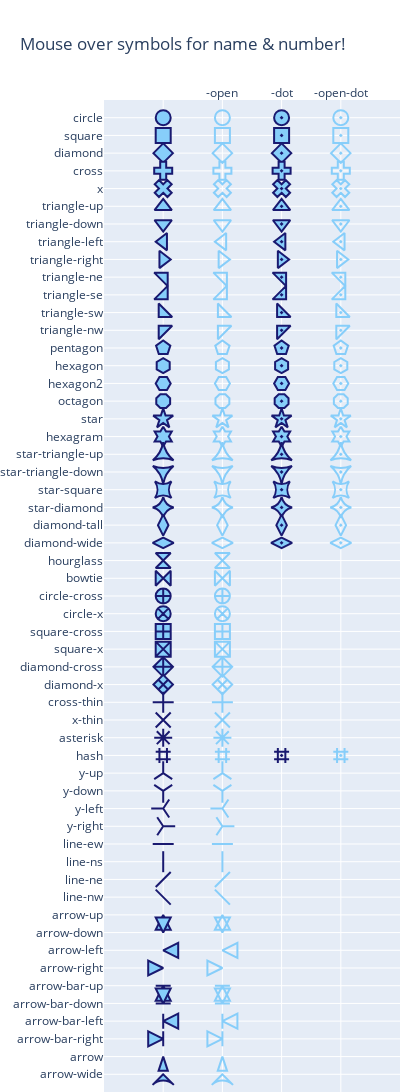

Notebook code cell kept with this figure:
### Code cell
import plotly.graph_objects as go
from plotly.validators.scatter.marker import SymbolValidator

raw_symbols = SymbolValidator().values
namestems = []
namevariants = []
symbols = []
for i in range(0,len(raw_symbols),3):
    name = raw_symbols[i+2]
    symbols.append(raw_symbols[i])
    namestems.append(name.replace("-open", "").replace("-dot", ""))
    namevariants.append(name[len(namestems[-1]):])


fig = go.Figure(go.Scatter(mode="markers", x=namevariants, y=namestems, marker_symbol=symbols,
                           marker_line_color="midnightblue", marker_color="lightskyblue",
                           marker_line_width=2, marker_size=15,
                           hovertemplate="name: %{y}%{x}<br>number: %{marker.symbol}<extra></extra>"))
fig.update_layout(title="Mouse over symbols for name & number!",
                  xaxis_range=[-1,4], yaxis_range=[len(set(namestems)),-1],
                  margin=dict(b=0,r=0), xaxis_side="top", height=1400, width=400)
fig.show()

### Figure 1 — Plotly figure (JSON) as saved in the notebook; plotly's stock layout.template omitted (floating-point values rounded to 4 significant figures; data arrays with more than 128 entries replaced by an {"elided": "..."} marker saying what was removed)
{"data": [{"hovertemplate": "name: %{y}%{x}<br>number: %{marker.symbol}<extra></extra>", "marker": {"color": "lightskyblue", "line": {"color": "midnightblue", "width": 2}, "size": 15, "symbol": {"elided": "162 int values"}}, "mode": "markers", "type": "scatter", "x": {"elided": "162 str values"}, "y": {"elided": "162 str values"}}], "layout": {"height": 1400, "margin": {"b": 0, "r": 0}, "title": {"text": "Mouse over symbols for name & number!"}, "width": 400, "xaxis": {"range": [-1, 4], "side": "top"}, "yaxis": {"range": [55, -1]}}}
